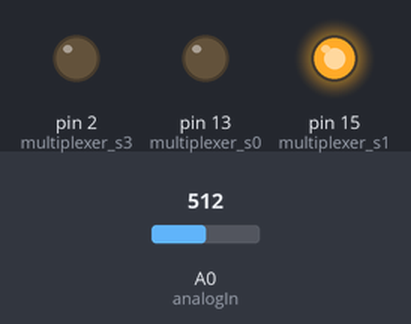
This sketch was run on a simulated Arduino Uno, built with avr-gcc and run on an emulated ATmega328P. On the bench: output pins drawn as LEDs (lit = HIGH). The test bench sets the inputs (shaded band); at power-on: A0 (analogIn) = 512. What the sketch prints to the serial monitor is not drawn.

Above: at 0.1 s.
Timing chart, 0 to 1.6 s (numbered marks = the images above):
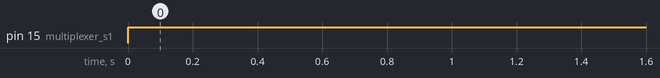

The sketch:

reflectance_sensors.ino
```cpp
// (licence header left out)
int analogIn = A0;

int multiplexer_s0 = 13;
int multiplexer_s1 = 15;
int multiplexer_s2 = 0;
int multiplexer_s3 = 2;


//  Arduino | NodeMCU | Used
//  0       | D3      | M_S2
//  1       | TX      | X
//  2       | D4      | M_S3
//  3       | RX      | X
//  4       | D2      | BMP180
//  5       | D1      | BMP180
//  6       |
//  7       |
//  8       |
//  9       | S2      | X
//  10      | S3      | X
//  11      |
//  12      | D6      | DHT22
//  13      | D7      | M_S0
//  14      | D5      |
//  15      | D8      | M_S1
//  16      | D0      |

void setup() {
  pinMode(analogIn, INPUT);

  pinMode(multiplexer_s0, OUTPUT);
  pinMode(multiplexer_s1, OUTPUT);
  pinMode(multiplexer_s2, OUTPUT);
  pinMode(multiplexer_s3, OUTPUT);

  digitalWrite(multiplexer_s0, LOW);
  digitalWrite(multiplexer_s1, LOW);
  digitalWrite(multiplexer_s2, LOW);
  digitalWrite(multiplexer_s3, LOW);

  Serial.begin(9600);
}

void loop() {
  Serial.print(readZero());
  Serial.print(",");
  Serial.print(readOne());
  Serial.println();
  delay(100);
}

int readZero() {
  digitalWrite(multiplexer_s0, LOW);
  digitalWrite(multiplexer_s1, LOW);

  return analogRead(analogIn);
}

int readOne() {
  digitalWrite(multiplexer_s0, LOW);
  digitalWrite(multiplexer_s1, HIGH);

  return analogRead(analogIn);
}
```

Measured:
- by itself, pin 15 (multiplexer_s1): LOW → HIGH at 0.00 s
